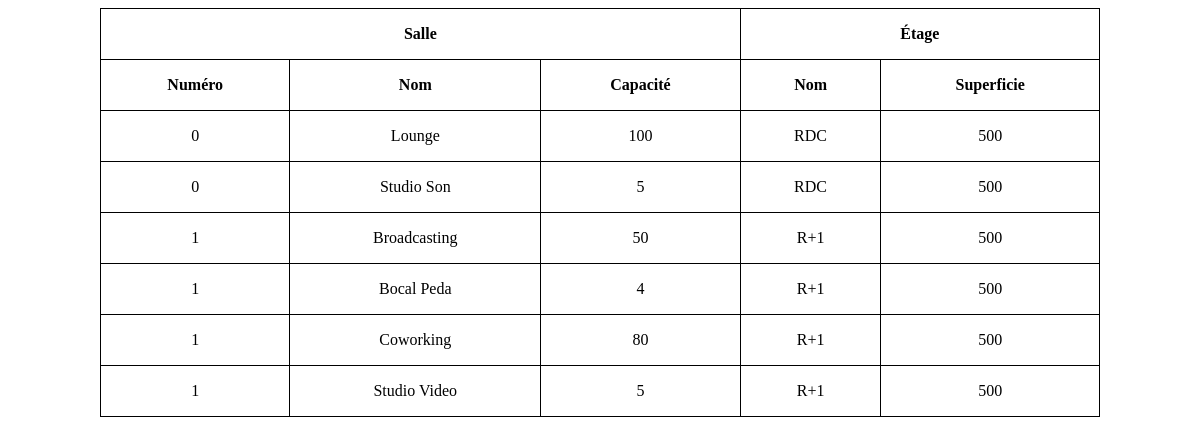
Page /job12/index.php on the committed database.
### tables this page shows
CREATE TABLE `salle` (
  `id` int(11) NOT NULL,
  `nom` varchar(255) NOT NULL,
  `id_etage` int(11) NOT NULL,
  `capacite` int(11) NOT NULL
);

CREATE TABLE `etage` (
  `id` int(11) NOT NULL,
  `nom` varchar(255) NOT NULL,
  `numero` int(11) NOT NULL,
  `superficie` int(11) NOT NULL
);

### job12/index.php (the view, shortened to what this page needs)
<?php
$connexion = null;
try {
  $connexion = new PDO('mysql:host=localhost;dbname=jour05', "root", "");
} catch (PDOException $e) {
  throw $e;
}
$sql = "select salle.nom as nom_salle, etage.nom as nom_etage, capacite, numero, superficie from salle inner join etage on salle.id_etage = etage.id order by salle.id asc;";
$request = $connexion->prepare($sql);
$request->execute();
$rooms = $request->fetchAll(PDO::FETCH_ASSOC);
?>
<!DOCTYPE html>
<html lang="fr">
<head>
  <link rel="stylesheet" href="./style.css">
</head>
<body>
  <table class="simple-style">
    <thead>
      <tr>
        <th colspan="3">Salle</th>
        <th colspan="2">Étage</th>
      </tr>
      <tr>
        <th>Numéro</th>
        <th>Nom</th>
        <th>Capacité</th>
        <th>Nom</th>
        <th>Superficie</th>
      </tr>
    </thead>
    <tbody>
      <?php foreach ($rooms as $room) { ?>
        <tr>
          <td><?= $room["numero"] ?></td>
          <td><?= $room["nom_salle"] ?></td>
          <td><?= $room["capacite"] ?></td>
          <td><?= $room["nom_etage"] ?></td>
          <td><?= $room["superficie"] ?></td>
        </tr>
      <?php } ?>
    </tbody>
  </table>
</body>
</html>

### job12/style.css (style rules this page uses)
.simple-style { width: 100%; max-width: 1000px; margin-inline: auto; border-collapse: collapse; }
.simple-style th, .simple-style td { padding: 1rem; border: 1px solid black; }
.simple-style td { text-align: center; }

### rows in the picture
salle: id_etage.numero "0", nom "Lounge", capacite "100", id_etage.nom "RDC", id_etage.superficie "500"
salle: id_etage.numero "0", nom "Studio Son", capacite "5", id_etage.nom "RDC", id_etage.superficie "500"
salle: id_etage.numero "1", nom "Broadcasting", capacite "50", id_etage.nom "R+1", id_etage.superficie "500"
salle: id_etage.numero "1", nom "Bocal Peda", capacite "4", id_etage.nom "R+1", id_etage.superficie "500"
salle: id_etage.numero "1", nom "Coworking", capacite "80", id_etage.nom "R+1", id_etage.superficie "500"
salle: id_etage.numero "1", nom "Studio Video", capacite "5", id_etage.nom "R+1", id_etage.superficie "500"
